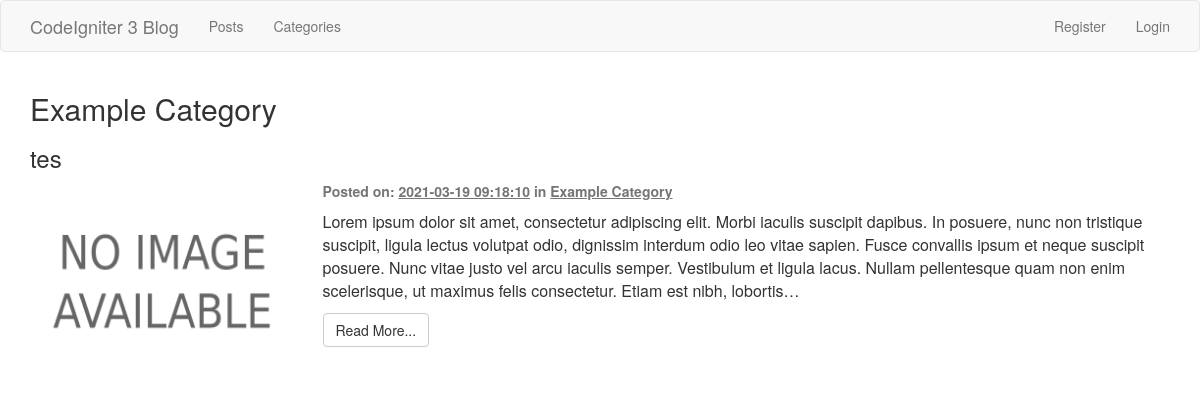
The page /categories/posts/0 on the database its author committed.
### tables this page shows
CREATE TABLE `posts` (
  `id` int(4) NOT NULL AUTO_INCREMENT,
  `title` varchar(50) NOT NULL,
  `slug` varchar(50) NOT NULL,
  `body` text NOT NULL,
  `post_image` text NOT NULL,
  `category_id` int(4) NOT NULL,
  `user_id` int(11) NOT NULL,
  `created_at` timestamp NOT NULL DEFAULT current_timestamp() ON UPDATE current_timestamp(),
  PRIMARY KEY (`id`)
);

CREATE TABLE `categories` (
  `id` int(4) NOT NULL,
  `name` varchar(25) NOT NULL,
  `user_id` int(11) NOT NULL
);

### application/controllers/Categories.php (called while the page is built, shortened)
<?php
class Categories extends CI_Controller {
	public function posts($id){
		$data['title'] = $this->category_model->get_category($id)->name;
		$data['posts'] = $this->post_model->get_posts_by_category($id);
		$this->load->view('templates/header');
		$this->load->view('posts/index', $data);
		$this->load->view('templates/footer');
	}
}
?>

### index.php (called while the page is built, shortened)
<?php
require_once BASEPATH.'core/CodeIgniter.php';

### application/models/Post_model.php (called while the page is built, shortened)
<?php
class Post_model extends CI_Model{
    public function get_posts_by_category($category_id){
        $this->db->order_by('posts.id', 'DESC');
        $this->db->join('categories', 'categories.id = posts.category_id');
        $query = $this->db->get_where('posts', array('category_id' => $category_id));
        return $query->result_array();
    }
}
?>

### application/views/posts/index.php (the view, shortened to what this page needs)
<h2><?= $title ?></h2>
<?php
foreach ($posts as $post) {
    ?>
    <h3><?php echo $post['title'] ?></h3>
    <div class="row">
        <div class="col-md-3">
            <img src="<?php echo site_url();?>assets/images/posts/<?php echo $post['post_image']?>" alt="" class="post-img-thumbnail">
        </div>
        <div class="col-md-9">
            <span class="post-info">Posted on: <u><?php echo $post['created_at']; ?></u> in <u><?php echo $post['name'] ?></u></span>
            <div class="post-short-content">
                <?php echo word_limiter($post['body'], 60); ?>
            </div>
            <a href="<?php echo site_url('/posts/'.$post['slug'])?>" class="btn btn-default">Read More...</a>
        </div>
    </div>
<?php } ?>

### application/views/templates/header.php (shortened to what this page needs)
<!DOCTYPE html>
<html>
    <head>
        <link rel="stylesheet" href="<?php echo base_url(); ?>assets/css/bootstrap.min.css">
        <link rel="stylesheet" href="<?php echo base_url(); ?>assets/css/master.css">
        <link rel="stylesheet" href="<?php echo base_url(); ?>assets/css/sweetalert.css">
    </head>
    <body>
        <nav class="navbar navbar-default">
            <div class="container">
                <div class="navbar-header">
                    <a href="<?php echo base_url()?>" class="navbar-brand">CodeIgniter 3 Blog</a>
                </div>
                <ul class="nav navbar-nav">
                    <li><a href="<?php echo base_url() ?>posts">Posts</a></li>
                    <li><a href="<?php echo base_url() ?>categories">Categories</a></li>
                </ul>
                <ul class="nav navbar-nav navbar-right">
                    <?php if(!$this->session->userdata('logged_in')) : ?>
                    <li><a href="<?php echo base_url() ?>users/register">Register</a></li>
                    <li><a href="<?php echo base_url() ?>users/login">Login</a></li>
                    <?php endif; ?>
                </ul>
            </div>
        </nav>
        <div class="container">

### application/views/templates/footer.php (shortened to what this page needs)
        </div>
    </body>
</html>

### assets/css/master.css (style rules this page uses)
body { padding-bottom: 50px; }
.post-info { color: #757575; font-weight: bold; }
.post-img-thumbnail { max-width: 100%; height: 200px; display: block; }
.post-short-content { margin: 10px auto; font-size: 16px; }

### rows shown on the page
posts: title "tes", post_image (placeholder picture), created_at "2021-03-19 09:18:10", category.name "Example Category", body "Lorem ipsum dolor sit amet, consectetur adipiscing elit. Morbi iaculis suscipit dapibus. In posuere, nunc non tristique suscipit, ligula lectus volutpat odio, dignissim interdum odio leo vitae sapien. Fusce convallis ipsum et neque suscipit posuere. Nunc vitae justo vel arcu iaculis semper. Vestibulum et ligula lacus. Nullam pellentesque quam non enim scelerisque, ut maximus felis consectetur. Etiam est nibh, lobortis…"

### other values the page prints
$title "Example Category"
